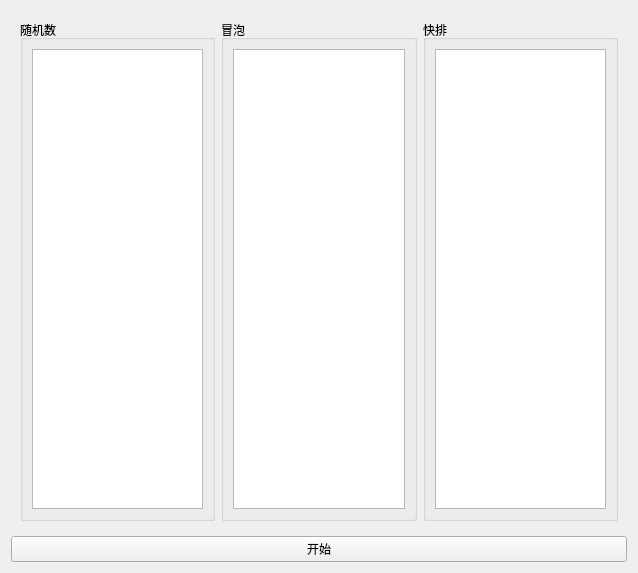
<?xml version="1.0" encoding="UTF-8"?>
<ui version="4.0">
 <class>Widget</class>
 <widget class="QWidget" name="Widget">
  <property name="geometry">
   <rect>
    <x>0</x>
    <y>0</y>
    <width>638</width>
    <height>573</height>
   </rect>
  </property>
  <property name="windowTitle">
   <string>Widget</string>
  </property>
  <layout class="QGridLayout" name="gridLayout">
   <item row="0" column="0">
    <widget class="QWidget" name="widget" native="true">
     <layout class="QHBoxLayout" name="horizontalLayout_4">
      <item>
       <widget class="QGroupBox" name="groupBox">
        <property name="title">
         <string>随机数</string>
        </property>
        <layout class="QHBoxLayout" name="horizontalLayout">
         <item>
          <widget class="QListWidget" name="list_rand"/>
         </item>
        </layout>
       </widget>
      </item>
      <item>
       <widget class="QGroupBox" name="groupBox_2">
        <property name="title">
         <string>冒泡</string>
        </property>
        <layout class="QHBoxLayout" name="horizontalLayout_2">
         <item>
          <widget class="QListWidget" name="list_bubble"/>
         </item>
        </layout>
       </widget>
      </item>
      <item>
       <widget class="QGroupBox" name="groupBox_3">
        <property name="title">
         <string>快排</string>
        </property>
        <layout class="QHBoxLayout" name="horizontalLayout_3">
         <item>
          <widget class="QListWidget" name="list_quick"/>
         </item>
        </layout>
       </widget>
      </item>
     </layout>
    </widget>
   </item>
   <item row="1" column="0">
    <widget class="QPushButton" name="Button_start">
     <property name="text">
      <string>开始</string>
     </property>
    </widget>
   </item>
  </layout>
 </widget>
 <resources/>
 <connections/>
</ui>
